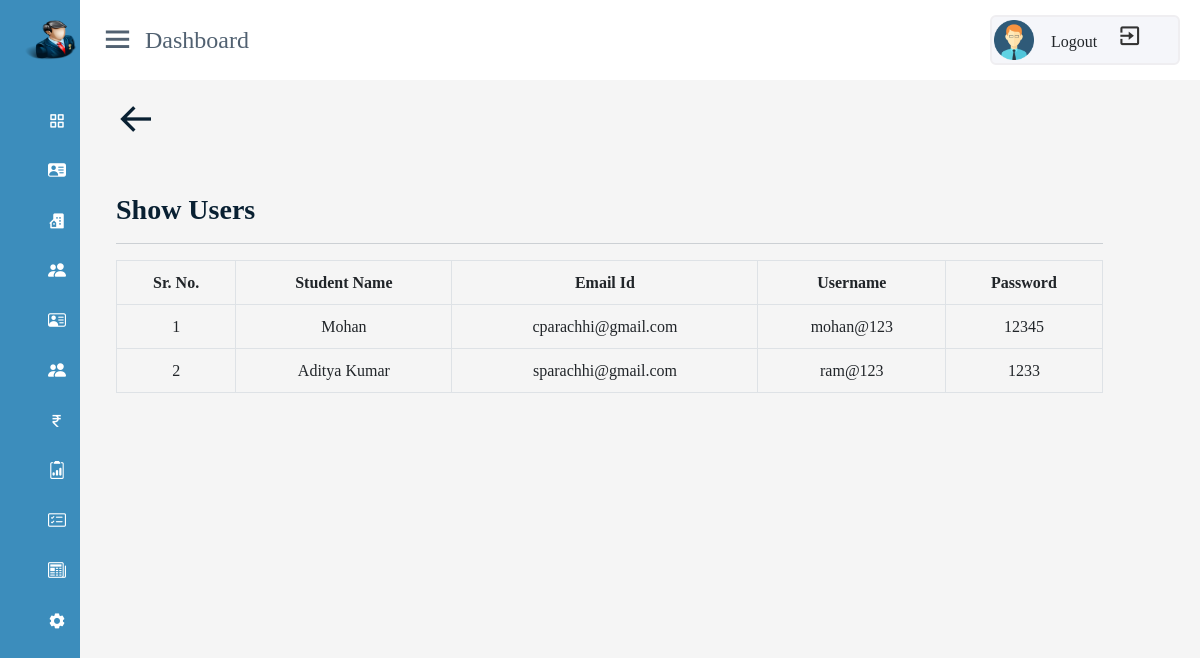
Page /admin/show_user.php (signed in) on the committed database.
### tables this page shows
CREATE TABLE `user_cred` (
  `sr_no` int(11) NOT NULL,
  `sname` varchar(200) NOT NULL,
  `user_name` varchar(250) NOT NULL,
  `user_pass` varchar(250) NOT NULL,
  `user_email` varchar(200) NOT NULL,
  `user_otp` int(20) NOT NULL,
  `verify_token` varchar(200) NOT NULL
);

### admin/show_user.php (the view, shortened to what this page needs)
<!DOCTYPE html>
<html lang="en">
<head>
    <link rel="stylesheet" href="./css/room_register.css">
</head>
<body>
<?php require('./includes/header.php')?>
<div class="container-fluid">
    <div class="row">
        <div class="col-lg-11 col-12  p-0 ms-3 ">
    <div class="home-content align-items-center ">
    <a href="dashboard.php"><i class='bx bx-arrow-back' style="font-size:40px"></i></a>
    <h3 class="mt-5">Show Users</h3>
    <hr>
        <?php
        include('includes/db_config.php');
        $query = "SELECT * FROM user_cred";
        $result = mysqli_query($con, $query);
        if (!$result)
        {
            die("connection failed" . mysqli_error($con));
        }
        else{
            if(!$result)
                {
                    die("connection failed".mysqli_error($conn));
                }
                else
                {
                    echo <<<HTML
                            <div class="row">
                                <div class="table-responsive">
                                    <table class="table table-bordered table-hover">
                                        <thead>
                                            <tr>
                                                <th class="text-center">Sr. No.</th>
                                                <th class="text-center">Student Name</th>
                                                <th class="text-center">Email Id</th>
                                                <th class="text-center">Username
                                                <th class="text-center">Password</th>
                                            </tr>
                                        </thead>
                                        <tbody>
                            HTML;
                            $sr=1;
                            while($row=mysqli_fetch_assoc($result))
                            {
                                ?>
                            <tr>
                                <td class="text-center" data-label="Sr. No."><?php echo $sr?></td>
                                <td class="text-center" data-label="Student name."><?php echo $row['sname']?></td>
                                <td class="text-center" data-label="Email Id"><?php echo $row['user_email']?></td>
                                <td class="text-center" data-label="Username"><?php echo $row['user_name']?></td>
                                <td class="text-center" data-label="Rooom No"><?php echo $row['user_pass']?></td>
                             </tr>
                            <?php
                            $sr++;
                            }
                }
        }
echo '</tbody>';
echo '</table>';
echo '</div>';
echo '</div>';
?>
<?php require('./includes/footer.php')?>
</body>
</html>

### admin/css/room_register.css (style rules this page uses)
* { padding: 0; margin: 0; box-sizing: border-box; }
body { background-color:white; }
.home-content { padding: 100px 20px 20px 20px; }

### admin/css/adminpanel.css (style rules this page uses)
* { margin:0; padding:0; box-sizing: border-box; font-family: 'Poppins',sans-serif; }
body { min-height: 100vh; width: 100%; }
.home-section .home-content { padding-top: 100px; }

### css/styel.css (style rules this page uses)
body { font-family: "Barlow",sans-serif; line-height: 1.7; color:#516171; }
h1,h2,h3,h4,h5,h6 { font-weight: 700 !important; color: #092032; }
a { color: #092032; text-decoration: none; transition: all 0.4s ease; font-weight: 800; }

### css/footer.css (style rules this page uses)
* { text-decoration: none; font-family: poppins; box-sizing: border-box; }
body { margin:0; background-image:linear-gradient(to bottom,white,white); }

### rows in the picture
user_cred: sname "Mohan", user_email "cparachhi@gmail.com", user_name "mohan@123", user_pass "12345"
user_cred: sname "Aditya Kumar", user_email "sparachhi@gmail.com", user_name "ram@123", user_pass "1233"
